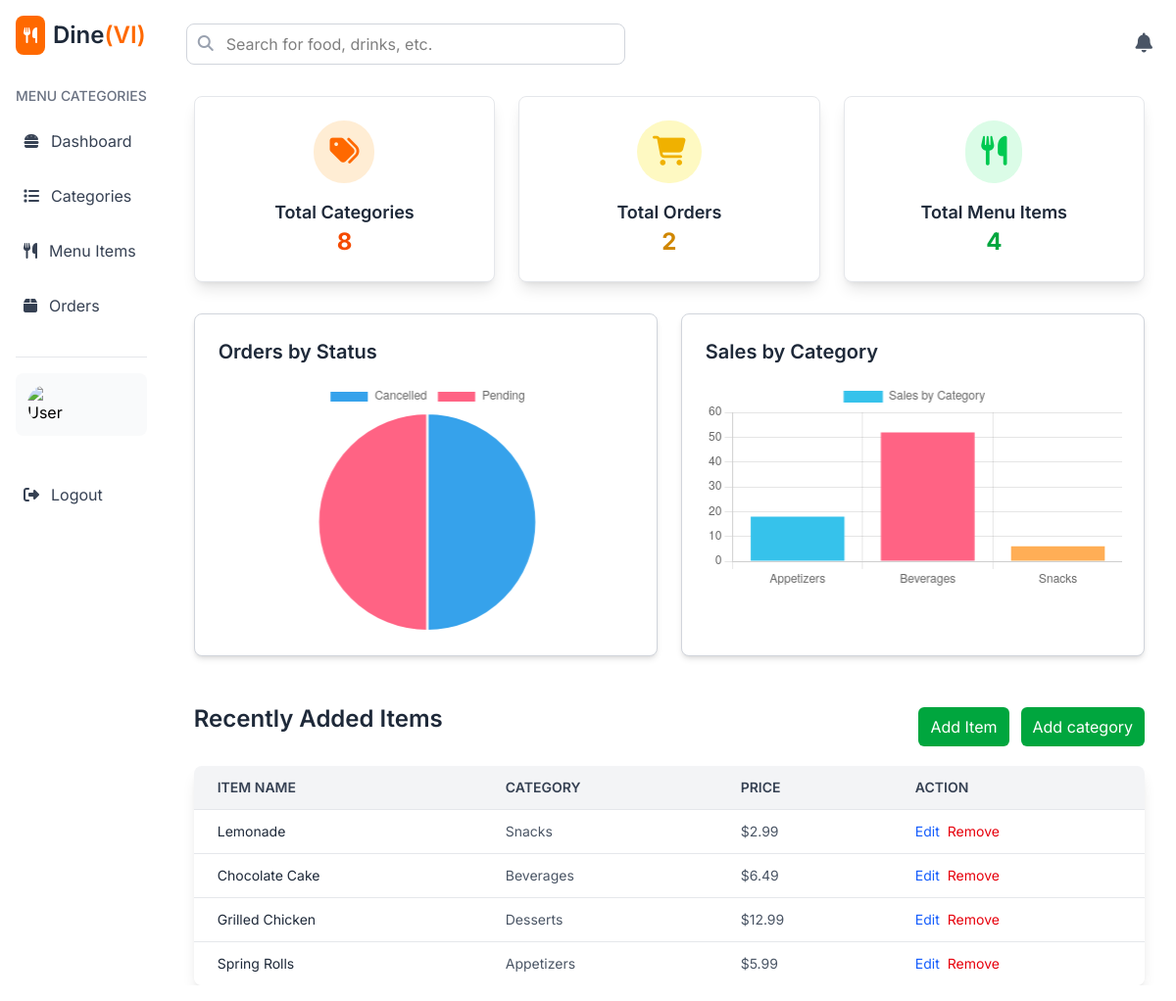
/dashboard, run on the app's committed database.
### models/models.py (models this page shows, shortened)
class MenuItem(db.Model):
    item_id = db.Column(db.Integer, primary_key=True)
    name = db.Column(db.String(100), nullable=False)
    description = db.Column(db.Text)
    price = db.Column(db.Float, nullable=False)
    image_url = db.Column(db.String(255))
    category_id = db.Column(db.Integer, db.ForeignKey('category.category_id'), nullable=False)
    category = db.relationship('Category', back_populates='menu_items', lazy=True)

class Category(db.Model):
    category_id = db.Column(db.Integer, primary_key=True)
    name = db.Column(db.String(50), nullable=False, unique=True)
    image_url = db.Column(db.String(255))  # Add image column
    menu_items = db.relationship('MenuItem', back_populates='category', lazy=True)

### app.py (the view)
@wraps
def login_required(f):
    @wraps(f)
    def decorated_function(*args, **kwargs):
        if 'user_id' not in session:
            flash('You need to log in first.', 'danger')
            return redirect(url_for('login'))
        return f(*args, **kwargs)
    return decorated_function

### templates/admin/dashboard.html (shortened to what this page needs)
{% extends "admin/admin_layout.html" %}
{% block admin_content %}
<div class="grid grid-cols-1 sm:grid-cols-2 md:grid-cols-3 lg:grid-cols-3 gap-6 mb-8">
    <div
        class="border border-gray-200 bg-white p-6 rounded-lg shadow-lg flex flex-col items-center justify-between hover:scale-105 transform transition-all">
        <div class="bg-orange-100 p-4 rounded-full">
            <i class="fas fa-tags text-orange-500 text-3xl"></i>
        </div>
        <h3 class="text-lg font-semibold text-gray-800 mt-4">Total Categories</h3>
        <p class="text-2xl font-bold text-orange-600">{{ total_categories }}</p>
    </div>
    <div
        class="border border-gray-200 bg-white p-6 rounded-lg shadow-lg flex flex-col items-center justify-between hover:scale-105 transform transition-all">
        <div class="bg-yellow-100 p-4 rounded-full">
            <i class="fas fa-shopping-cart text-yellow-500 text-3xl"></i>
        </div>
        <h3 class="text-lg font-semibold text-gray-800 mt-4">Total Orders</h3>
        <p class="text-2xl font-bold text-yellow-600">{{ total_orders }}</p>
    </div>
    <div
        class="border border-gray-200 bg-white p-6 rounded-lg shadow-lg flex flex-col items-center justify-between hover:scale-105 transform transition-all">
        <div class="bg-green-100 p-4 rounded-full">
            <i class="fas fa-utensils text-green-500 text-3xl"></i>
        </div>
        <h3 class="text-lg font-semibold text-gray-800 mt-4">Total Menu Items</h3>
        <p class="text-2xl font-bold text-green-600">{{ total_menu_items }}</p>
    </div>
</div>
<div class="grid grid-cols-1 lg:grid-cols-2 gap-6">
    <div class="bg-white p-6 rounded-lg shadow-md border border-gray-300">
        <h3 class="text-xl font-semibold text-gray-800 mb-4">Orders by Status</h3>
        <canvas id="ordersByStatusChart" class="max-h-64!"></canvas>
    </div>
    <div class="bg-white p-6 rounded-lg shadow-md border border-gray-300">
        <h3 class="text-xl font-semibold text-gray-800 mb-4">Sales by Category</h3>
        <canvas id="salesByCategoryChart"></canvas>
    </div>
</div>
<div class="mt-8">
    <div class="flex justify-between items-center py-4">
        <h2 class="text-2xl font-semibold text-gray-800 mb-4">Recently Added Items</h2>
        <div class="flex items-center space-x-3">
            <a href="{{ url_for('add_menu_item') }}" class="px-3 py-2 bg-green-600 text-white rounded-md">Add
                Item</a>
            <a href="{{ url_for('add_category') }}" class="px-3 py-2 bg-green-600 text-white rounded-md">Add
                category</a>
        </div>
    </div>
    <div class="overflow-x-auto shadow-lg rounded-lg">
        <table class="min-w-full bg-white">
            <thead class="bg-gray-100">
                <tr>
                    <th class="px-6 py-3 text-left text-sm font-semibold text-gray-700 uppercase">Item Name</th>
                    <th class="px-6 py-3 text-left text-sm font-semibold text-gray-700 uppercase">Category</th>
                    <th class="px-6 py-3 text-left text-sm font-semibold text-gray-700 uppercase">Price</th>
                    <th class="px-6 py-3 text-left text-sm font-semibold text-gray-700 uppercase">Action</th>
                </tr>
            </thead>
            <tbody>
                {% for item in recent_items %}
                <tr class="border-t border-gray-200 hover:bg-gray-50">
                    <td class="px-6 py-3 text-sm text-gray-800">{{ item.name }}</td>
                    <td class="px-6 py-3 text-sm text-gray-600">{{ item.category.name }}</td>
                    <td class="px-6 py-3 text-sm text-gray-600">${{ item.price }}</td>
                    <td class="px-6 py-3 flex text-sm text-gray-600">
                        <a href="{{ url_for('edit_menu_item', item_id=item.item_id) }}"
                            class="text-blue-600 hover:underline">Edit</a>
                        <form method="POST" onsubmit="return confirm('Are you sure you want to remove this item?');"
                            action="{{ url_for('remove_menu_item', item_id=item.item_id) }}"
                            class="text-red-600 hover:underline ml-2 hover:text-red-800">
                            <button type="submit"> Remove</button>
                        </form>
                    </td>
                </tr>
                {% endfor %}
            </tbody>
        </table>
    </div>
</div>
<script>
    // Orders by Status Chart
    var ctx1 = document.getElementById('ordersByStatusChart').getContext('2d');
    var ordersByStatusChart = new Chart(ctx1, {
        type: 'pie',
        data: {
            labels: {{ order_status_data.labels | tojson }},
    datasets: [{
        label: 'Orders by Status',
        data: {{ order_status_data.data | tojson }},
        backgroundColor: ['#36A2EB', '#FF6384', '#FFCE56'],
            }]
        }
    });
    // Sales by Category Chart
    var ctx2 = document.getElementById('salesByCategoryChart').getContext('2d');
    var salesByCategoryChart = new Chart(ctx2, {
        type: 'bar',
        data: {
            labels: {{ category_sales_data.labels | tojson }},
    datasets: [{
        label: 'Sales by Category',
        data: {{ category_sales_data.data | tojson }},
        backgroundColor: ['#36C2EB', '#FF6384', '#FFAE56', '#FF6384', '#FFAE56'],
            }]
        }
    });
</script>
{% endblock %}

### templates/admin/admin_layout.html (shortened to what this page needs)
{% extends "base.html" %}
{% block content %}
<div class="flex flex-col md:flex-row min-h-screen bg-gray-100">
    <aside class="hidden lg:block shrink-0 w-auto bg-white shadow-lg md:min-h-screen p-4">
        <div class="flex items-center mb-8">
            <div class="bg-orange-500 text-white p-2 rounded-lg mr-2">
                <i class="fas fa-utensils"></i>
            </div>
            <h1 class="text-2xl font-semibold text-gray-800">Dine<span class="text-orange-500">(VI)</span></h1>
        </div>
        <div class="mb-8">
            <h2 class="text-gray-500 text-sm font-medium mb-4">MENU CATEGORIES</h2>
            <ul class="space-y-4">
                <a href="{{ url_for('admin_dashboard') }}"
                    class="flex space-x-2 items-center p-2 rounded-lg text-gray-700 hover:bg-gray-100">
                    <i class="fas fa-hamburger mr-3"></i>
                    <span>Dashboard</span>
                </a>
                <a href="{{ url_for('view_categories') }}"
                    class="flex space-x-2 items-center p-2 rounded-lg text-gray-700 hover:bg-gray-100">
                    <i class="fas fa-list mr-3"></i>
                    <span>Categories</span>
                </a>
                <a href="{{ url_for('view_menu_items') }}"
                    class="flex space-x-2 items-center p-2 rounded-lg text-gray-700 hover:bg-gray-100">
                    <i class="fas fa-utensils mr-3"></i>
                    <span>Menu Items</span>
                </a>
                <a href="{{ url_for('orders') }}"
                    class="flex space-x-2 items-center p-2 rounded-lg text-gray-700 hover:bg-gray-100">
                    <i class="fas fa-box mr-3"></i>
                    <span>Orders</span>
                </a>
            </ul>
        </div>
        <div class="pt-4 border-t border-gray-200">
            <div class="flex items-center p-3 bg-gray-50 rounded-lg">
                <img src="https://www.svgrepo.com/show/384674/account-avatar-profile-user-11.svg" alt="User Profile"
                    class="w-10 h-10 rounded-full mr-3" />
            </div>
        </div>
        <a href="{{ url_for('logout') }}"
            class="flex space-x-2 items-center p-2 mt-10 rounded-lg text-gray-700 hover:bg-gray-100">
            <i class="fas fa-sign-out-alt mr-3"></i>
            <span>Logout</span>
        </a>
    </aside>
    <main class="flex-grow h-screen flex-1 flex flex-col bg-white p-4">
        <nav class="flex space-x-4 items-center justify-between mb-6 p-2 shrink-0">
            <div class="relative flex-1 max-w-md">
                <input type="text" placeholder="Search for food, drinks, etc."
                    class="w-full p-2 pl-10 rounded-lg border border-gray-300 focus:outline-none focus:ring-2 focus:ring-orange-500 focus:border-transparent" />
                <i class="fas fa-search absolute left-3 top-3 text-gray-400"></i>
            </div>
            <div class="flex items-center space-x-6">
                <button class="text-gray-600 hover:text-gray-800">
                    <i class="fas fa-bell text-xl"></i>
                </button>
            </div>
        </nav>
        <div class="flex-grow overflow-auto px-4">
            {% block admin_content %}{% endblock %}
        </div>
    </main>
</div>
{% endblock %}

### templates/base.html (shortened to what this page needs)
<!DOCTYPE html>
<html lang="en">
<head>
    <script src="https://cdn.jsdelivr.net/npm/@tailwindcss/browser@4"></script>
    <link rel="stylesheet" href="https://cdnjs.cloudflare.com/ajax/libs/font-awesome/6.7.2/css/all.min.css">
</head>
<body class="font-[Inter]">
    {% block content %}{% endblock %}
</body>
</html>

### data on the page
MenuItem: name "Lemonade", category.name "Snacks", price "2.99"
MenuItem: name "Chocolate Cake", category.name "Beverages", price "6.49"
MenuItem: name "Grilled Chicken", category.name "Desserts", price "12.99"
MenuItem: name "Spring Rolls", category.name "Appetizers", price "5.99"

### other printed values
{{ total_categories }} "8"
{{ total_orders }} "2"
{{ total_menu_items }} "4"
chart data {{ order_status_data.labels | tojson }} ["Cancelled", "Pending"]
chart data {{ order_status_data.data | tojson }} [1, 1]
chart data {{ category_sales_data.labels | tojson }} ["Appetizers", "Beverages", "Snacks"]
chart data {{ category_sales_data.data | tojson }} [17.97, 51.92, 5.98]
